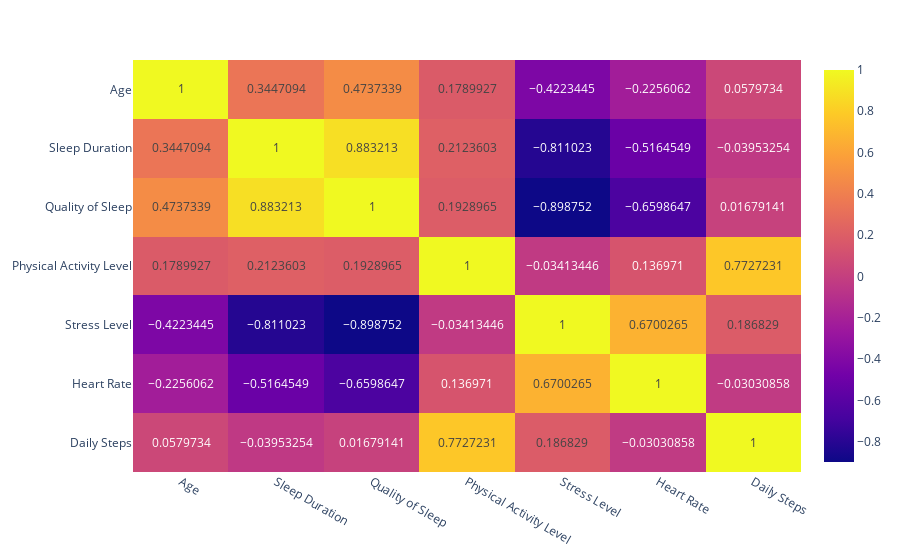

Notebook code for this chart:
### Code cell
px.imshow(corr, text_auto=True, aspect='auto')

### Figure 1 — Plotly figure (JSON) as saved in the notebook; plotly's stock layout.template omitted (floating-point values rounded to 4 significant figures)
{"data": [{"coloraxis": "coloraxis", "hovertemplate": "x: %{x}<br>y: %{y}<br>color: %{z}<extra></extra>", "name": "0", "texttemplate": "%{z}", "type": "heatmap", "x": ["Age", "Sleep Duration", "Quality of Sleep", "Physical Activity Level", "Stress Level", "Heart Rate", "Daily Steps"], "xaxis": "x", "y": ["Age", "Sleep Duration", "Quality of Sleep", "Physical Activity Level", "Stress Level", "Heart Rate", "Daily Steps"], "yaxis": "y", "z": [[1, 0.3447, 0.4737, 0.179, -0.4223, -0.2256, 0.05797], [0.3447, 1, 0.8832, 0.2124, -0.811, -0.5165, -0.03953], [0.4737, 0.8832, 1, 0.1929, -0.8988, -0.6599, 0.01679], [0.179, 0.2124, 0.1929, 1, -0.03413, 0.137, 0.7727], [-0.4223, -0.811, -0.8988, -0.03413, 1, 0.67, 0.1868], [-0.2256, -0.5165, -0.6599, 0.137, 0.67, 1, -0.03031], [0.05797, -0.03953, 0.01679, 0.7727, 0.1868, -0.03031, 1]]}], "layout": {"coloraxis": {"colorscale": [[0, "#0d0887"], [0.1111, "#46039f"], [0.2222, "#7201a8"], [0.3333, "#9c179e"], [0.4444, "#bd3786"], [0.5556, "#d8576b"], [0.6667, "#ed7953"], [0.7778, "#fb9f3a"], [0.8889, "#fdca26"], [1, "#f0f921"]]}, "margin": {"t": 60}, "xaxis": {"anchor": "y", "domain": [0, 1]}, "yaxis": {"anchor": "x", "autorange": "reversed", "domain": [0, 1]}}}
